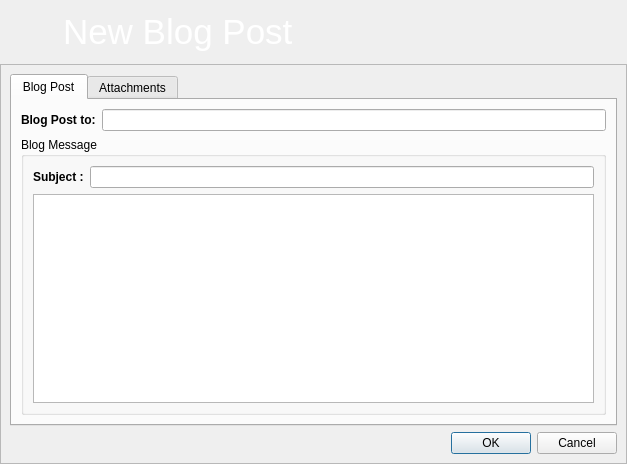
<?xml version="1.0" encoding="UTF-8"?>
<ui version="4.0">
 <class>CreateBlogMsg</class>
 <widget class="QDialog" name="CreateBlogMsg">
  <property name="geometry">
   <rect>
    <x>0</x>
    <y>0</y>
    <width>627</width>
    <height>464</height>
   </rect>
  </property>
  <property name="acceptDrops">
   <bool>true</bool>
  </property>
  <property name="windowTitle">
   <string>New Blog Post</string>
  </property>
  <property name="windowIcon">
   <iconset resource="../images.qrc">
    <normaloff>:/images/rstray3.png</normaloff>:/images/rstray3.png</iconset>
  </property>
  <layout class="QGridLayout" name="gridLayout_8">
   <property name="margin">
    <number>0</number>
   </property>
   <property name="spacing">
    <number>0</number>
   </property>
   <item row="0" column="0">
    <widget class="QFrame" name="frame">
     <property name="maximumSize">
      <size>
       <width>16777215</width>
       <height>64</height>
      </size>
     </property>
     <property name="styleSheet">
      <string notr="true">QFrame#frame{background-image: url(:/images/connect/connectFriendBanner.png);} 
</string>
     </property>
     <property name="frameShape">
      <enum>QFrame::NoFrame</enum>
     </property>
     <property name="frameShadow">
      <enum>QFrame::Raised</enum>
     </property>
     <layout class="QGridLayout" name="gridLayout">
      <item row="0" column="0">
       <widget class="QLabel" name="label_6">
        <property name="minimumSize">
         <size>
          <width>48</width>
          <height>48</height>
         </size>
        </property>
        <property name="maximumSize">
         <size>
          <width>48</width>
          <height>48</height>
         </size>
        </property>
        <property name="text">
         <string/>
        </property>
        <property name="pixmap">
         <pixmap resource="../images.qrc">:/images/hi48-app-kblogger.png</pixmap>
        </property>
        <property name="scaledContents">
         <bool>true</bool>
        </property>
       </widget>
      </item>
      <item row="0" column="1">
       <widget class="QLabel" name="label_7">
        <property name="text">
         <string>&lt;!DOCTYPE HTML PUBLIC &quot;-//W3C//DTD HTML 4.0//EN&quot; &quot;http://www.w3.org/TR/REC-html40/strict.dtd&quot;&gt;
&lt;html&gt;&lt;head&gt;&lt;meta name=&quot;qrichtext&quot; content=&quot;1&quot; /&gt;&lt;style type=&quot;text/css&quot;&gt;
p, li { white-space: pre-wrap; }
&lt;/style&gt;&lt;/head&gt;&lt;body style=&quot; font-family:'MS Shell Dlg 2'; font-size:8.25pt; font-weight:400; font-style:normal;&quot;&gt;
&lt;p style=&quot; margin-top:0px; margin-bottom:0px; margin-left:0px; margin-right:0px; -qt-block-indent:0; text-indent:0px;&quot;&gt;&lt;span style=&quot; font-size:26pt; color:#ffffff;&quot;&gt;New Blog Post&lt;/span&gt;&lt;/p&gt;&lt;/body&gt;&lt;/html&gt;</string>
        </property>
       </widget>
      </item>
     </layout>
    </widget>
   </item>
   <item row="1" column="0">
    <widget class="QFrame" name="frame_2">
     <property name="frameShape">
      <enum>QFrame::StyledPanel</enum>
     </property>
     <property name="frameShadow">
      <enum>QFrame::Raised</enum>
     </property>
     <layout class="QGridLayout" name="gridLayout_6">
      <item row="0" column="0">
       <widget class="QTabWidget" name="tabWidget">
        <property name="currentIndex">
         <number>0</number>
        </property>
        <widget class="QWidget" name="tab">
         <attribute name="title">
          <string>Blog Post</string>
         </attribute>
         <layout class="QGridLayout" name="gridLayout_7">
          <item row="0" column="0" colspan="2">
           <layout class="QHBoxLayout" name="horizontalLayout_2">
            <item>
             <widget class="QLabel" name="label_8">
              <property name="font">
               <font>
                <weight>75</weight>
                <bold>true</bold>
               </font>
              </property>
              <property name="text">
               <string>Blog Post to:</string>
              </property>
             </widget>
            </item>
            <item>
             <widget class="QLineEdit" name="channelName">
              <property name="enabled">
               <bool>true</bool>
              </property>
              <property name="readOnly">
               <bool>true</bool>
              </property>
             </widget>
            </item>
           </layout>
          </item>
          <item row="1" column="0" colspan="2">
           <widget class="QGroupBox" name="groupBox">
            <property name="title">
             <string>Blog Message</string>
            </property>
            <layout class="QGridLayout" name="gridLayout_2">
             <item row="1" column="0" colspan="2">
              <layout class="QHBoxLayout">
               <item>
                <widget class="QLabel" name="label_5">
                 <property name="font">
                  <font>
                   <weight>75</weight>
                   <bold>true</bold>
                  </font>
                 </property>
                 <property name="text">
                  <string>Subject :</string>
                 </property>
                </widget>
               </item>
               <item>
                <widget class="QLineEdit" name="subjectEdit"/>
               </item>
              </layout>
             </item>
             <item row="2" column="0" colspan="2">
              <widget class="QTextEdit" name="msgEdit"/>
             </item>
            </layout>
           </widget>
          </item>
         </layout>
        </widget>
        <widget class="QWidget" name="tab_2">
         <attribute name="icon">
          <iconset resource="../images.qrc">
           <normaloff>:/images/attachment.png</normaloff>:/images/attachment.png</iconset>
         </attribute>
         <attribute name="title">
          <string>Attachments</string>
         </attribute>
         <layout class="QVBoxLayout" name="verticalLayout_2">
          <property name="spacing">
           <number>0</number>
          </property>
          <property name="margin">
           <number>0</number>
          </property>
          <item>
           <layout class="QHBoxLayout" name="horizontalLayout_3">
            <property name="spacing">
             <number>0</number>
            </property>
            <property name="leftMargin">
             <number>6</number>
            </property>
            <property name="rightMargin">
             <number>6</number>
            </property>
            <item>
             <widget class="QLabel" name="label_3">
              <property name="text">
               <string/>
              </property>
              <property name="pixmap">
               <pixmap resource="../images.qrc">:/images/attachment.png</pixmap>
              </property>
             </widget>
            </item>
            <item>
             <widget class="QLabel" name="label_4">
              <property name="maximumSize">
               <size>
                <width>16777215</width>
                <height>26</height>
               </size>
              </property>
              <property name="font">
               <font>
                <weight>75</weight>
                <bold>true</bold>
               </font>
              </property>
              <property name="text">
               <string>Attachments</string>
              </property>
             </widget>
            </item>
            <item>
             <spacer>
              <property name="orientation">
               <enum>Qt::Horizontal</enum>
              </property>
              <property name="sizeHint" stdset="0">
               <size>
                <width>334</width>
                <height>26</height>
               </size>
              </property>
             </spacer>
            </item>
            <item>
             <widget class="QPushButton" name="addFileButton">
              <property name="sizePolicy">
               <sizepolicy hsizetype="Fixed" vsizetype="Fixed">
                <horstretch>0</horstretch>
                <verstretch>0</verstretch>
               </sizepolicy>
              </property>
              <property name="minimumSize">
               <size>
                <width>34</width>
                <height>34</height>
               </size>
              </property>
              <property name="text">
               <string/>
              </property>
              <property name="icon">
               <iconset resource="../images.qrc">
                <normaloff>:/images/add-share24.png</normaloff>:/images/add-share24.png</iconset>
              </property>
              <property name="iconSize">
               <size>
                <width>24</width>
                <height>24</height>
               </size>
              </property>
             </widget>
            </item>
           </layout>
          </item>
          <item>
           <widget class="QScrollArea" name="scrollArea">
            <property name="verticalScrollBarPolicy">
             <enum>Qt::ScrollBarAlwaysOn</enum>
            </property>
            <property name="widgetResizable">
             <bool>true</bool>
            </property>
            <widget class="QWidget" name="scrollAreaWidgetContents">
             <property name="geometry">
              <rect>
               <x>0</x>
               <y>0</y>
               <width>582</width>
               <height>282</height>
              </rect>
             </property>
             <layout class="QVBoxLayout" name="verticalLayout">
              <item>
               <widget class="QFrame" name="fileFrame">
                <property name="minimumSize">
                 <size>
                  <width>0</width>
                  <height>0</height>
                 </size>
                </property>
                <property name="acceptDrops">
                 <bool>true</bool>
                </property>
                <property name="toolTip">
                 <string>Drag and Drop Files from Search Results</string>
                </property>
                <property name="styleSheet">
                 <string notr="true">QFrame#fileFrame{border: 2px solid black; 
background: white;}</string>
                </property>
                <property name="frameShape">
                 <enum>QFrame::StyledPanel</enum>
                </property>
                <property name="frameShadow">
                 <enum>QFrame::Raised</enum>
                </property>
                <layout class="QGridLayout" name="gridLayout_3">
                 <item row="0" column="0">
                  <layout class="QHBoxLayout" name="horizontalLayout"/>
                 </item>
                </layout>
               </widget>
              </item>
              <item>
               <spacer name="verticalSpacer">
                <property name="orientation">
                 <enum>Qt::Vertical</enum>
                </property>
                <property name="sizeHint" stdset="0">
                 <size>
                  <width>438</width>
                  <height>137</height>
                 </size>
                </property>
               </spacer>
              </item>
             </layout>
            </widget>
           </widget>
          </item>
         </layout>
        </widget>
       </widget>
      </item>
      <item row="1" column="0">
       <widget class="QDialogButtonBox" name="buttonBox">
        <property name="orientation">
         <enum>Qt::Horizontal</enum>
        </property>
        <property name="standardButtons">
         <set>QDialogButtonBox::Cancel|QDialogButtonBox::Ok</set>
        </property>
       </widget>
      </item>
     </layout>
    </widget>
   </item>
  </layout>
 </widget>
 <resources>
  <include location="../images.qrc"/>
  <include location="../images.qrc"/>
  <include location="../images.qrc"/>
  <include location="../images.qrc"/>
  <include location="../images.qrc"/>
 </resources>
 <connections/>
</ui>
